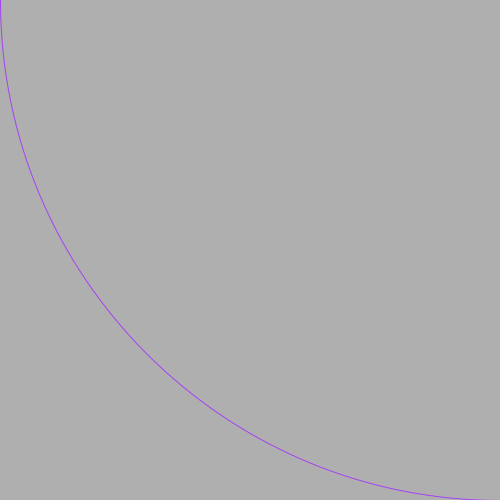
Frame 1 (no input)
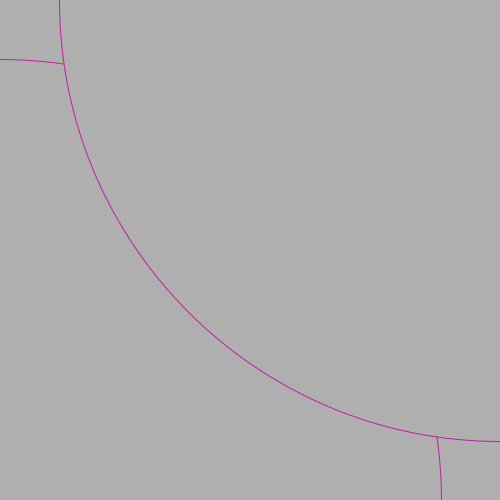
Frame 60 (the mouse pressed at the canvas centre just before this capture)
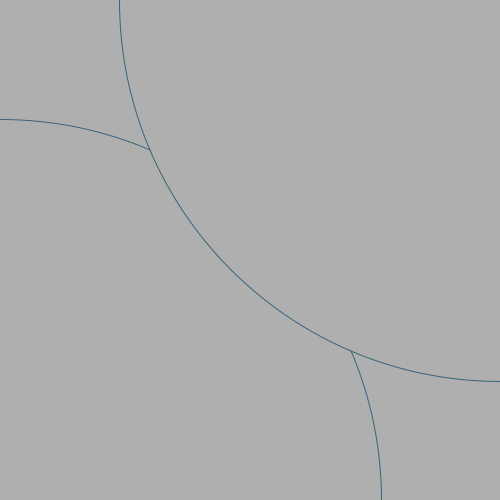
Frame 120 (the mouse held since frame 60 and released just before this capture)

The Processing sketch that drew these frames (run headless with seeded random() and noise(); from frame 60 on, the mouse is pressed at the canvas centre):

// Processing sketch: processing_145173
// ── processing_145173.pde

int shapesize = 1000;
int xval = 250;
int yval = 250;
int xval2 = 250;
int yval2 = 250;
int square = 0;
int size2 = 250;
int size3 = 250;
int Maxlines = 0;

void setup()
{
  size(500,500);
  frameRate(60);
}

void draw()
{
  
  if (square == 0){
  
 stroke(random(0,255),random(0,255),random(0,255));
 fill(175);
 ellipse (xval,yval,shapesize,shapesize);
 ellipse (xval - 250, yval - 250, shapesize ,shapesize);
 ellipse (xval +250, yval +250, shapesize ,shapesize);
 ellipse (xval - 250, yval +250, shapesize ,shapesize);
  ellipse (xval + 250, yval -250, shapesize ,shapesize);
 shapesize -=2;
 
 if (shapesize <= 0 )
 {
   shapesize +=2;
   square = 1;
 }
  }
if (square == 1)
 {
  stroke(random(0,255),random(0,255),random(0,255));
  rect (xval2,yval2,size2,size2);
  rect (0,0,size2,size2);
  rect(250,0,size2,size2);
  rect(0,250,size2,size2);
  size2 -=2;
  
  if(size2 <= 0)
  {
    size2+=2;
    square = 2;
  }
 }
 
 
 if (square == 2)
 {
   if (Maxlines <= 2000)
   {
   strokeWeight(4);
   stroke(random(0,255),random(0,255),random(0,255));
   line(250,250,random(0,500),random(0,500));
   Maxlines += 1;
   }
 }
}
